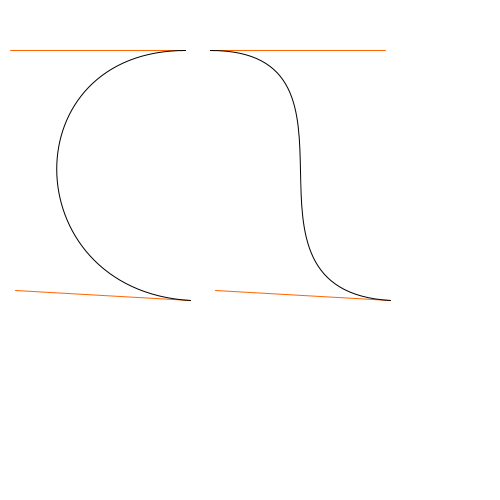
Frame 1 (no input)
Frame 60 (the mouse pressed at the canvas centre just before this capture): identical to frame 1, image omitted
Frame 120 (the mouse held since frame 60 and released just before this capture): identical to frame 1, image omitted

The Processing sketch that drew this single still picture (run headless with seeded random() and noise(); from frame 60 on, the mouse is pressed at the canvas centre):

// Processing sketch: e23bezier
// ── e23bezier.pde
void setup(){
  size(500,500);
  noFill();
}
void draw(){
  background(255); 

  stroke(255,100,0);
  line(185,50,10,50);
  line(190,300,15,290);
  stroke(0);
  bezier(185,50,10,50,15,290,190,300);
  /*
  cambio l'ordine dei parametri nella funzione bezier.
  inverto per il segmento in alto il punto di ancoraggio
  e il punto di controllo...
  */
  stroke(255,100,0);
  line(385,50,210,50);
  line(390,300,215,290);
  stroke(0);
  bezier(210,50,385,50,215,290,390,300);
}
